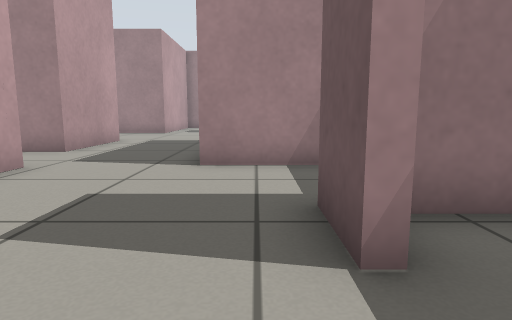
view 1 (above)

24 first-person views from a walk through a world built for the Gazebo simulator. The camera is 0.5 m above the floor, tilts 8° down and sees 75° across. The floor is counted in squares, 0.5 m on a side. Each view is taken from the middle of a square. On the plan, view 1 faces up. The plan holds only what a view shows up to about 12 squares ahead; the rest is blank. Robots are left out.

view 2
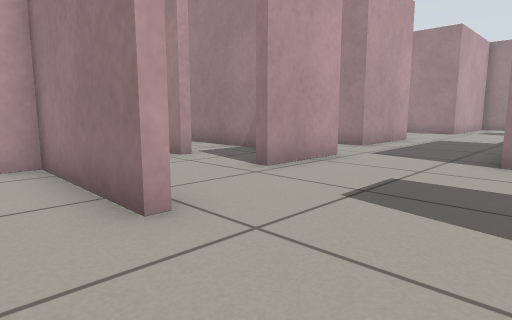

view 3
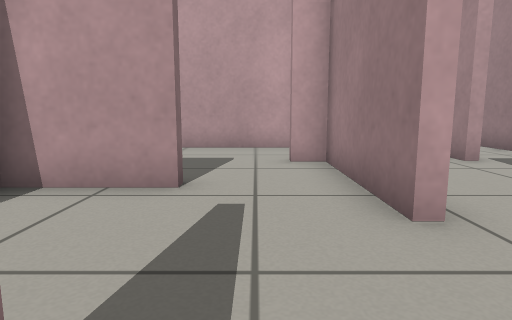

view 4
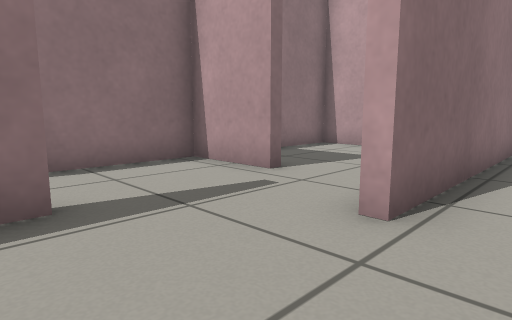

view 5
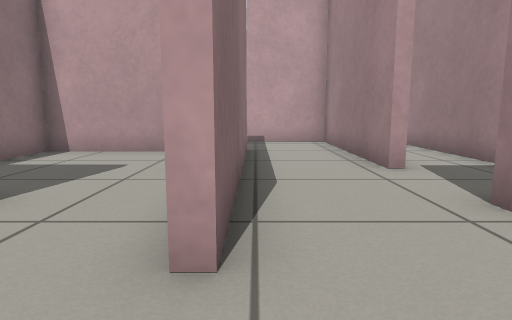

view 6
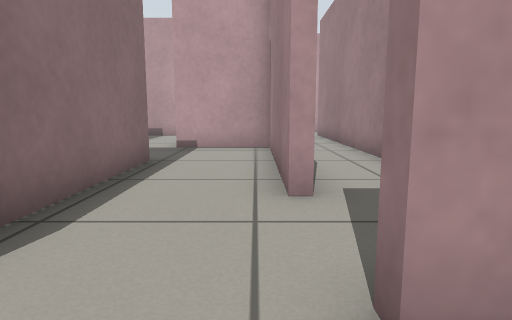

view 7
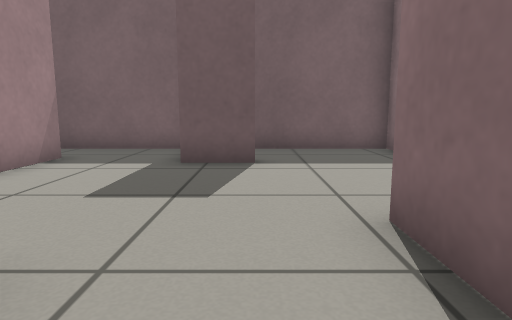

view 8
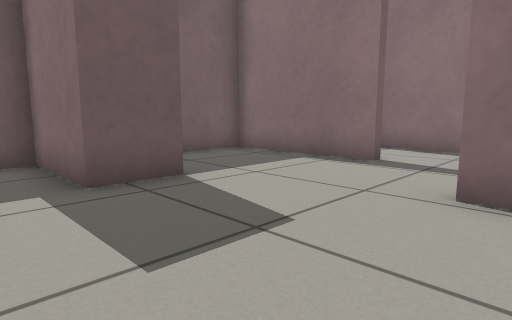

view 9
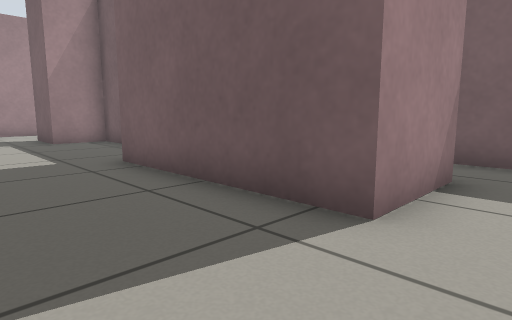

view 10
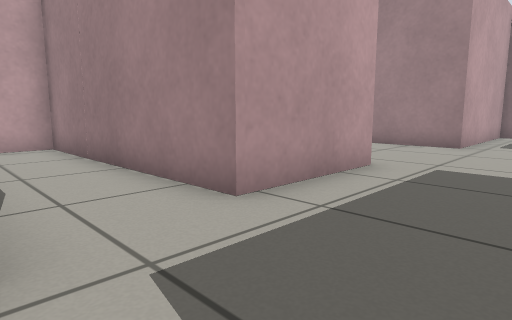

view 11
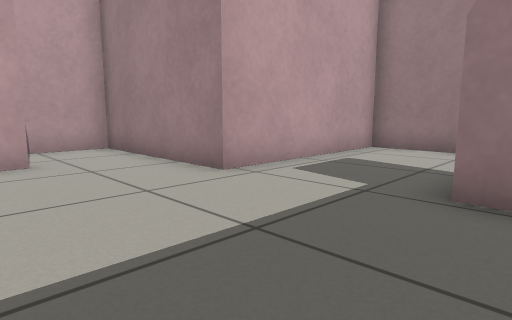

view 12
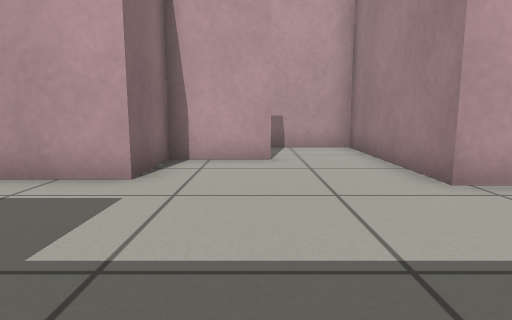

view 13
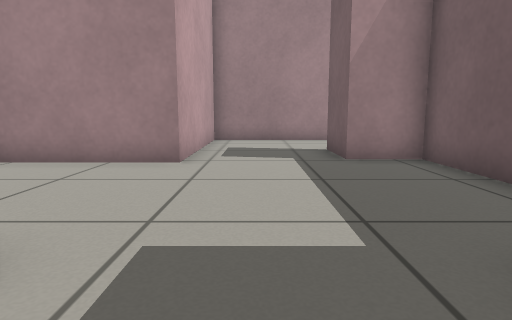

view 14
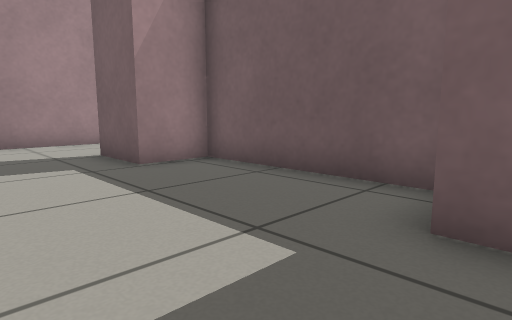

view 15
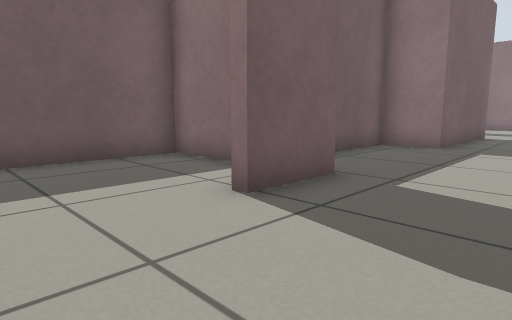

view 16
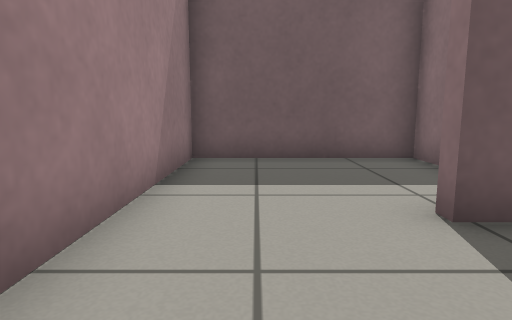

view 17
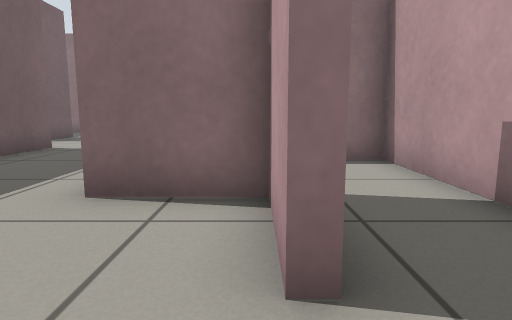

view 18
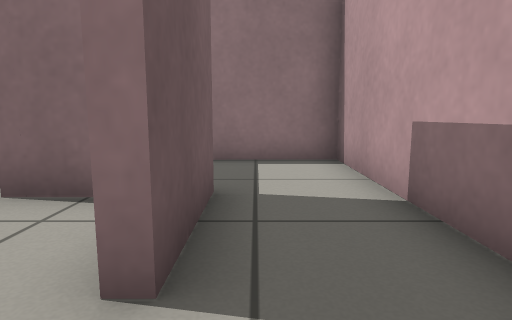

view 19
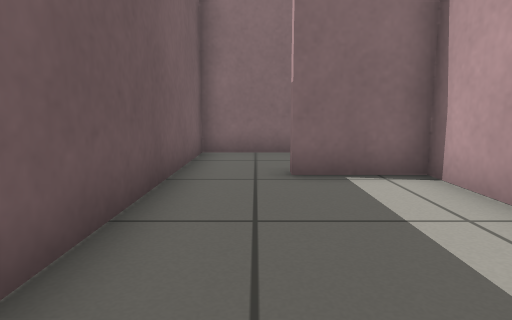

view 20
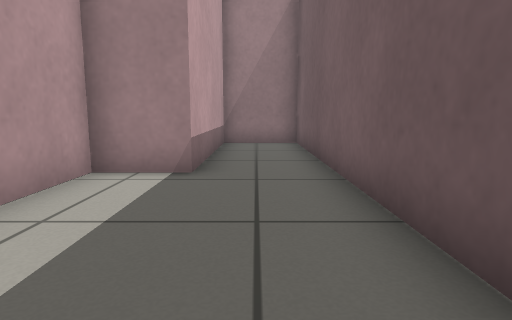

view 21
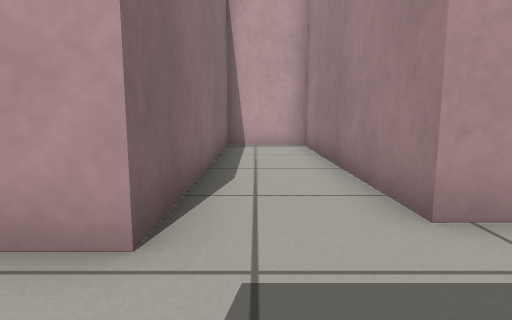

view 22
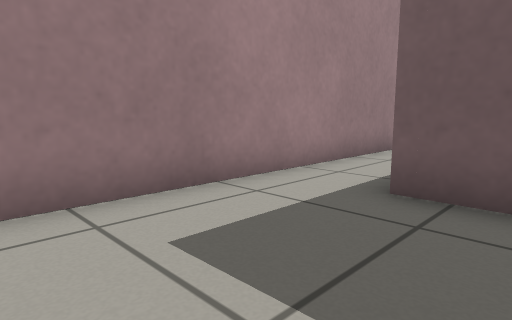

view 23
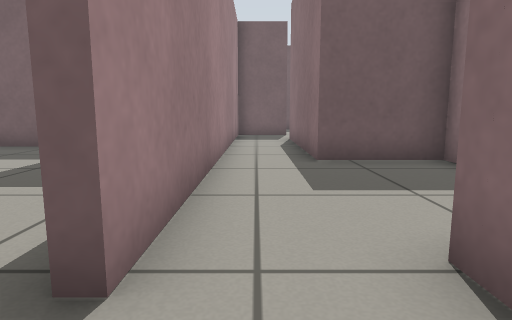

view 24
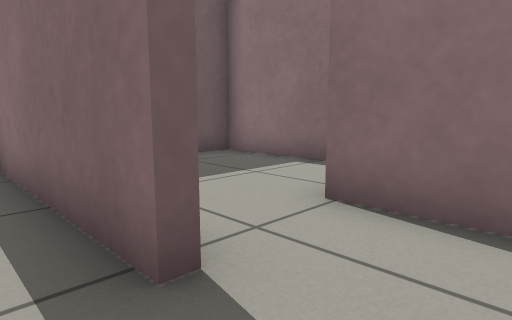

### Floor plan
Ten units are one square. View 1 is at (0, 0); x grows to the right and y downward. Boxes are objects, and circles mark ways between rooms. Rooms are numbered by the first view taken in them; rooms with no view inside come last. Other rooms are left out.
<svg viewBox="-201 -229 240 278">
<path fill="none" stroke="#000" d="M-43 20 -43 44 -6 44M-30 -5 -69 -5 -69 3 -73 3M-9 17 34 17 34 -4M-97 -1 -98 44 -74 44M6 -20 6 -35M-43 -61 -43 -35M-55 -8 -30 -8M4 -64 -11 -64M34 -4 34 -21M-30 -8 -30 -5M26 -32 15 -32M-100 -8 -55 -8M-69 -34 -126 -34 -126 -6M-72 -144 -72 -121 -50 -121 -50 -86 -125 -85 -125 -61 -43 -61M-11 -64 -11 -119 6 -119 6 -172 -11 -172 -11 -192M-15 -224 -45 -224 -45 -167 -75 -167M-75 -117 -75 -144M-75 -167 -97 -167 -97 -88 -71 -89M34 -65 34 -172 9 -172 9 -116 -8 -116 -8 -67 14 -67M6 -35 34 -35 34 -65M14 -67 14 -64 4 -64M-161 -10 -130 -10 -130 -37 -78 -37M-68 -58 -174 -58M-174 -58 -184 -58M-196 -37 -178 -37M-184 -61 -164 -61M-11 -192 -6 -192M11 -175 34 -175 34 -224 -15 -224"/>
<circle cx="0" cy="-10" r="3" fill="#2a7"/>
<circle cx="-50" cy="-25" r="3" fill="#2a7"/>
<circle cx="-30" cy="-63" r="3" fill="#2a7"/>
<circle cx="10" cy="-50" r="3" fill="#2a7"/>
<circle cx="-60" cy="-40" r="3" fill="#2a7"/>
<circle cx="-70" cy="-155" r="3" fill="#2a7"/>
<circle cx="-10" cy="-210" r="3" fill="#2a7"/>
<circle cx="20" cy="-70" r="3" fill="#2a7"/>
<circle cx="-180" cy="-50" r="3" fill="#2a7"/>
<circle cx="-195" cy="-60" r="3" fill="#2a7"/>
<text x="-40" y="10">1</text>
<text x="-20" y="-30">2</text>
<text x="-90" y="-20">3</text>
<text x="-40" y="-130">4</text>
<text x="-80" y="-120">5</text>
<text x="10" y="-110">6</text>
<text x="10" y="-50">7</text>
<text x="-140" y="-40">8</text>
<text x="-190" y="-50">9</text>
<text x="-190" y="-80">10</text>
<text x="10" y="-200">11</text>
</svg>
Room 1 opens to room 2. Room 2 opens to room 3. Room 2 opens to room 4. Room 2 opens to room 7. Room 3 opens to room 8. Room 4 opens to room 5. Room 4 opens to room 11. Room 6 opens to room 7. Room 8 opens to room 9. Room 9 opens to room 10.

Where each view was taken, in squares from view 1:
view 1: 0 up, 0 right, facing up
view 2: 1 down, 0 right, facing up-left
view 3: 1 down, 0 right, facing left
view 4: 2 up, 0 right, facing down-left
view 5: 1 up, 1 left, facing left
view 6: 3 up, 3 left, facing left
view 7: 2 up, 6 left, facing right
view 8: 5 up, 4 left, facing down-right
view 9: 5 up, 4 left, facing up-right
view 10: 6 up, 2 left, facing up-left
view 11: 13 up, 0 right, facing up-left
view 12: 14 up, 0 right, facing left
view 13: 10 up, 3 left, facing up
view 14: 11 up, 4 left, facing up-right
view 15: 22 up, 4 left, facing down-right
view 16: 21 up, 4 left, facing right
view 17: 16 up, 7 left, facing down
view 18: 16 up, 8 left, facing down
view 19: 12 up, 2 right, facing down
view 20: 6 up, 2 right, facing up
view 21: 7 up, 2 left, facing left
view 22: 2 up, 17 left, facing up-right
view 23: 5 up, 20 left, facing right
view 24: 7 up, 20 left, facing down-right
